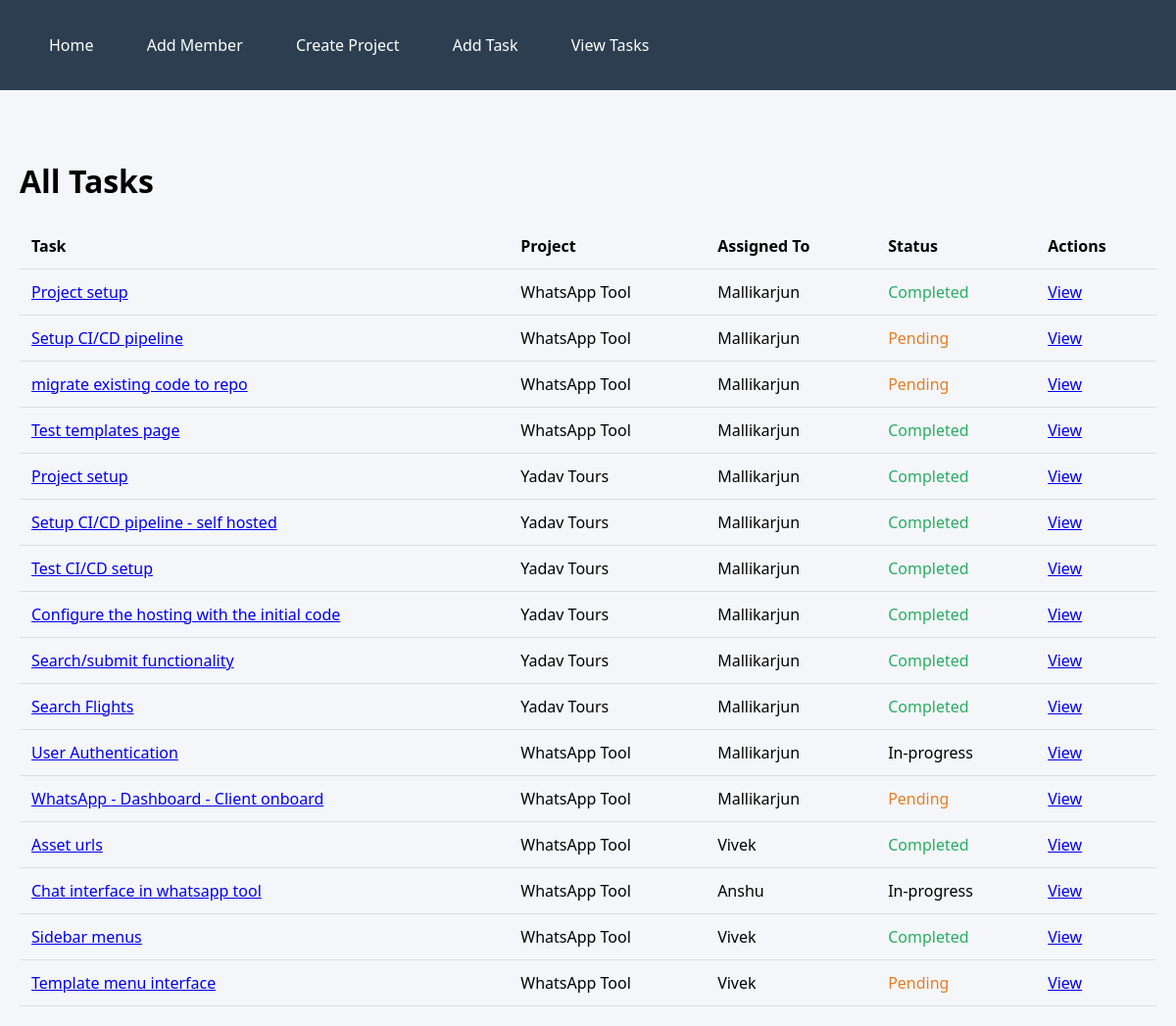
/admin/projects/view_tasks.php, run on the app's committed database.
### tables this page shows
CREATE TABLE `tasks` (
  `id` int(11) NOT NULL,
  `project_id` int(11) DEFAULT NULL,
  `title` varchar(100) NOT NULL,
  `description` text DEFAULT NULL,
  `assigned_to` int(11) DEFAULT NULL,
  `status` enum('pending','in-progress','completed') DEFAULT 'pending',
  `created_at` timestamp NOT NULL DEFAULT current_timestamp(),
  `created_by` varchar(10) DEFAULT NULL,
  `task_number` varchar(5) DEFAULT '00000',
  `attachments` text DEFAULT NULL
);

CREATE TABLE `projects` (
  `id` int(11) NOT NULL,
  `name` varchar(100) NOT NULL,
  `description` text DEFAULT NULL,
  `created_at` timestamp NOT NULL DEFAULT current_timestamp(),
  `created_by` varchar(10) DEFAULT NULL
);

CREATE TABLE `team_members` (
  `id` int(11) NOT NULL,
  `name` varchar(100) NOT NULL,
  `email` varchar(100) NOT NULL,
  `username` varchar(100) DEFAULT NULL,
  `password` varchar(255) DEFAULT NULL,
  `role` varchar(100) DEFAULT 'team_member',
  `pumble_mention` varchar(255) DEFAULT NULL
);

### admin/projects/view_tasks.php (the view)
<?php include 'header.php'; ?>
<?php
include 'db.php';
$tasks = $conn->query("
    SELECT tasks.*, projects.name AS project_name, team_members.name AS assigned_to
    FROM tasks
    JOIN projects ON tasks.project_id = projects.id
    LEFT JOIN team_members ON tasks.assigned_to = team_members.id
");
?>
<h1>All Tasks</h1>
<table class="task-list">
    <tr>
        <th>Task</th>
        <th>Project</th>
        <th>Assigned To</th>
        <th>Status</th>
        <th>Actions</th>
    </tr>
    <?php while($task = $tasks->fetch(PDO::FETCH_ASSOC)): ?>
    <tr>
        <td><a href="view_task.php?id=<?= $task['id'] ?>"><?= $task['title'] ?></a></td>
        <td><?= $task['project_name'] ?></td>
        <td><?= $task['assigned_to'] ?? 'Unassigned' ?></td>
        <td><span class="status <?= $task['status'] ?>"><?= ucfirst($task['status']) ?></span></td>
        <td>
            <a href="view_task.php?id=<?= $task['id'] ?>">View</a>
        </td>
    </tr>
    <?php endwhile; ?>
</table>
<?php include 'footer.php'; ?>

### admin/projects/header.php (style rules this page uses)
:root { --primary: #2c3e50; --secondary: #3498db; --light: #ecf0f1; }
body { font-family: 'Segoe UI', Tahoma, Geneva, Verdana, sans-serif; margin: 0; padding: 0; background-color: #f5f6fa; }
.task-list { width: 100%; border-collapse: collapse; margin-top: 20px; }
.task-list th, .task-list td { padding: 12px; text-align: left; border-bottom: 1px solid #ddd; }
.status.pending { color: #e67e22; }
.status.completed { color: #27ae60; }

### data on the page
tasks: title "Project setup", project.name "WhatsApp Tool", assigned_to.name "Mallikarjun", status "Completed"
tasks: title "Setup CI/CD pipeline", project.name "WhatsApp Tool", assigned_to.name "Mallikarjun", status "Pending"
tasks: title "migrate existing code to repo", project.name "WhatsApp Tool", assigned_to.name "Mallikarjun", status "Pending"
tasks: title "Test templates page", project.name "WhatsApp Tool", assigned_to.name "Mallikarjun", status "Completed"
tasks: title "Project setup", project.name "Yadav Tours", assigned_to.name "Mallikarjun", status "Completed"
tasks: title "Setup CI/CD pipeline - self hosted", project.name "Yadav Tours", assigned_to.name "Mallikarjun", status "Completed"
tasks: title "Test CI/CD setup", project.name "Yadav Tours", assigned_to.name "Mallikarjun", status "Completed"
tasks: title "Configure the hosting with the initial code", project.name "Yadav Tours", assigned_to.name "Mallikarjun", status "Completed"
tasks: title "Search/submit functionality", project.name "Yadav Tours", assigned_to.name "Mallikarjun", status "Completed"
tasks: title "Search Flights", project.name "Yadav Tours", assigned_to.name "Mallikarjun", status "Completed"
tasks: title "User Authentication", project.name "WhatsApp Tool", assigned_to.name "Mallikarjun", status "In-progress"
tasks: title "WhatsApp - Dashboard - Client onboard", project.name "WhatsApp Tool", assigned_to.name "Mallikarjun", status "Pending"
tasks: title "Asset urls", project.name "WhatsApp Tool", assigned_to.name "Vivek", status "Completed"
tasks: title "Chat interface in whatsapp tool", project.name "WhatsApp Tool", assigned_to.name "Anshu", status "In-progress"
tasks: title "Sidebar menus", project.name "WhatsApp Tool", assigned_to.name "Vivek", status "Completed"
tasks: title "Template menu interface", project.name "WhatsApp Tool", assigned_to.name "Vivek", status "Pending"
